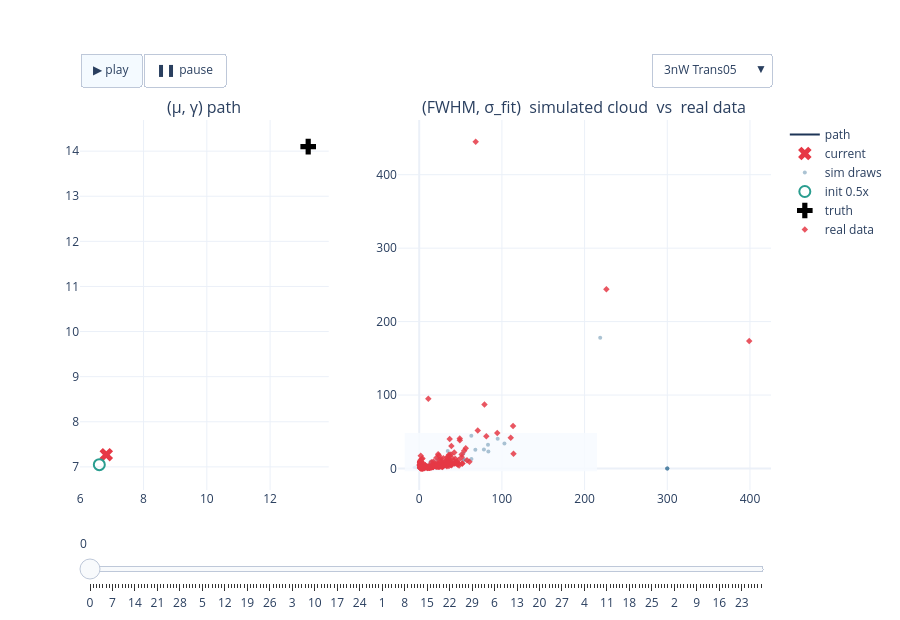

Source (notebook cell):
### Code cell
# FIG 1b — 3nW interactive: path + cloud, experiment dropdown + play/slider   (22a verbatim)
fig_3nW = build_power_figure(RESULTS, '3nW')
if fig_3nW is not None:
    _h = os.path.join(REPO_ROOT, 'notebooks', '24_realdata_accuracy', '24i-fig1b-3nW-paths-clouds.html')
    fig_3nW.write_html(_h, include_plotlyjs='cdn', config=CONFIG_PLOT)
    print('wrote', _h, f'({os.path.getsize(_h)/1e6:.1f} MB)')
    fig_3nW.show(config=CONFIG_PLOT)
